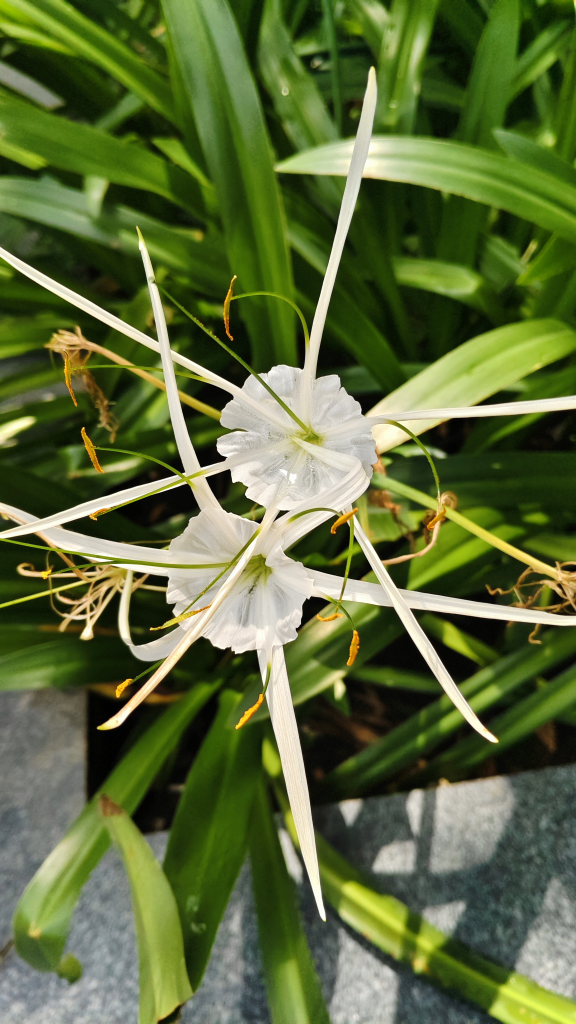
#> input picture image_quality_analyzer/image/img1.jpg, 2304 x 4096 px (shown at 1/4 size)
$ python -i main.py   (imports and definitions only)   (older library calls are emulated)
#> lines starting #> are read from the running program, lines starting #| are printed output that depends on the picture
#!/usr/bin/env python3
# -*- coding: utf-8 -*-
"""
Professional Image Quality Analyzer - Advanced Edition
=====================================================

A comprehensive image quality assessment tool with advanced pixel-level analysis.
Features state-of-the-art evaluation techniques for professional photography.

Usage:
    python main.py <image1_path> <image2_path>
    python main.py --analyze-single <image_path>

Advanced Features:
- Pixel-level noise analysis with SNR mapping
- Depth of field and bokeh quality assessment
- Object detection and background analysis
- Advanced color space evaluation (RGB, HSV, LAB)
- Texture and detail analysis with local binary patterns
- Professional composition analysis
- Multi-region exposure analysis
- Advanced sharpness metrics (Laplacian, Sobel, Tenengrad, Brenner)

Author: AI Assistant
Date: July 15, 2025
Version: 2.0.0 (Advanced Edition)
"""

import sys
import os
import argparse
import json
from datetime import datetime
from typing import Dict, Any, Optional, Tuple

# Only essential imports
# [9 lines not run here, left out]


# [775 lines that did not run here, left out]


def print_single_analysis(analysis: Dict[str, Any]):
    """Print single image analysis results"""
    info = analysis['image_info']
    camera = analysis['camera_info']
    metrics = analysis['advanced_metrics']
    scores = analysis['quality_scores']

    print(f"\n📊 ADVANCED ANALYSIS RESULTS")
    print("=" * 70)

    # Basic info
    print(f"📐 Image: {info['filename']}")
    print(f"📏 Size: {info['width']}x{info['height']} ({info['megapixels']} MP)")
    print(f"💾 File Size: {info['file_size_kb']} KB")
    print(f"📐 Aspect Ratio: {info['aspect_ratio']}")

    # Camera info
    if camera:
        print(f"\n📷 Camera Information:")
        for key, value in camera.items():
            if value and str(value) != "0" and str(value) != "0.0":
                print(f"   • {key.replace('_', ' ').title()}: {value}")

    # Advanced Quality Scores
    print(f"\n🏆 Advanced Quality Scores:")
    for category, score in scores.items():
        if category != 'overall':
            status = get_status_emoji(score)
            print(f"   • {category.replace('_', ' ').title()}: {score:.1f}/100 {status}")

    print(f"\n⭐ Overall Score: {scores['overall']:.1f}/100")
    print(f"🎯 Grade: {analysis['grade']}")

    # Detailed Metrics
    print(f"\n🔍 Detailed Analysis:")

    # Sharpness details
    sharpness = metrics['sharpness']
    print(f"   📐 Sharpness:")
    print(f"      • Laplacian Variance: {sharpness['laplacian_variance']:.1f}")
    print(f"      • Gradient Magnitude: {sharpness['gradient_mean']:.1f}")
    print(f"      • Focus Measure: {sharpness['focus_measure']:.1f}")

    # Noise details
    noise = metrics['noise']
    print(f"   🔊 Noise Analysis:")
    print(f"      • Pixel Noise Level: {noise['pixel_noise_mean']:.2f}")
    print(f"      • SNR Mean: {noise['snr_mean']:.1f} dB")
    print(f"      • Color Noise (R/G/B): {noise['color_noise']['red']:.1f}/{noise['color_noise']['green']:.1f}/{noise['color_noise']['blue']:.1f}")

    # Depth of field
    depth = metrics['depth_of_field']
    print(f"   🎯 Depth of Field:")
    print(f"      • Depth Separation: {depth['depth_separation']:.1f}")
    print(f"      • Bokeh Count: {depth['bokeh_count']}")
    print(f"      • Bokeh Quality: {depth['bokeh_quality']:.1f}")

    # Objects and background
    objects = metrics['objects_background']
    print(f"   🎭 Objects & Background:")
    print(f"      • Object Count: {objects['contour_count']}")
    print(f"      • Background Uniformity: {objects['background_uniformity']:.2f}")
    print(f"      • Object Complexity: {objects['object_complexity']:.2f}")

    # Color analysis
    color = metrics['color_analysis']
    print(f"   🎨 Color Analysis:")
    print(f"      • Color Temperature: {color['color_temperature']:.0f}K")
    print(f"      • White Balance Error: {color['white_balance_error']:.1f}")
    print(f"      • Saturation Uniformity: {color['saturation_uniformity']:.2f}")

    # Texture
    texture = metrics['texture']
    print(f"   🧩 Texture Analysis:")
    print(f"      • Texture Energy: {texture['texture_energy']:.1f}")
    print(f"      • Edge Density: {texture['edge_density_mean']:.4f}")

    # Exposure
    exposure = metrics['exposure']
    print(f"   💡 Exposure Analysis:")
    print(f"      • Shadows/Midtones/Highlights: {exposure['shadows']:.2f}/{exposure['midtones']:.2f}/{exposure['highlights']:.2f}")
    print(f"      • Dynamic Range: {exposure['dynamic_range']:.1f}")
    print(f"      • Clipping (Under/Over): {exposure['underexposed']:.3f}/{exposure['overexposed']:.3f}")

    # Composition
    composition = metrics['composition']
    print(f"   🎨 Composition:")
    print(f"      • Rule of Thirds Balance: {composition['thirds_balance']:.2f}")
    print(f"      • Center Emphasis: {composition['center_emphasis']:.1f}")
    print(f"      • Leading Lines: {composition['line_count']}")


def print_comparison_results(comparison: Dict[str, Any]):
    """Print comparison results"""
    analysis1 = comparison['image1']
    analysis2 = comparison['image2']
    comp_result = comparison['comparison']

    img1_name = analysis1['image_info']['filename']
    img2_name = analysis2['image_info']['filename']

    print(f"\n🥊 COMPARISON RESULTS")
    print("=" * 60)

    print(f"📸 Image 1: {img1_name}")
    print(f"📸 Image 2: {img2_name}")

    # Overall scores
    score1 = analysis1['quality_scores']['overall']
    score2 = analysis2['quality_scores']['overall']

    print(f"\n🏆 Overall Scores:")
    print(f"   {img1_name}: {score1:.1f}/100")
    print(f"   {img2_name}: {score2:.1f}/100")

    # Winner
    winner = comp_result['winner']
    margin = comp_result['margin']
    significance = comp_result['significance']

    if winner == 1:
        winner_name = img1_name
    elif winner == 2:
        winner_name = img2_name
    else:
        winner_name = "Tie"

    print(f"\n🥇 Winner: {winner_name}")
    if margin > 0:
        print(f"📊 Margin: {margin:.1f} points ({significance})")

    # Category breakdown
    print(f"\n📊 Category Breakdown:")
    for category, data in comp_result['category_comparison'].items():
        winner_cat = data['winner']
        diff = data['difference']

        if winner_cat == 1:
            winner_text = f"{img1_name} wins"
        elif winner_cat == 2:
            winner_text = f"{img2_name} wins"
        else:
            winner_text = "Tie"

        print(f"   • {category.title()}: {winner_text} ({diff:+.1f})")


def get_status_emoji(score: float) -> str:
    """Get emoji status based on score"""
    if score >= 90:
        return "🟢"
    elif score >= 80:
        return "🔵"
    elif score >= 70:
        return "🟡"
    elif score >= 60:
        return "🟠"
    else:
        return "🔴"


def save_analysis_json(analysis: Dict[str, Any], output_path: str):
    """Save analysis to JSON file"""
    try:
        with open(output_path, 'w', encoding='utf-8') as f:
            json.dump(analysis, f, indent=2, ensure_ascii=False)
        print(f"💾 Analysis saved to: {output_path}")
    except Exception as e:
        print(f"❌ Error saving JSON: {e}")


def main():
    """Main application entry point"""
    parser = argparse.ArgumentParser(
        description='Professional Image Quality Analyzer v2.0.0 (Simplified)',
        formatter_class=argparse.RawDescriptionHelpFormatter,
        epilog="""
Examples:
  python main.py image1.jpg image2.jpg
  python main.py --analyze-single image.jpg
  python main.py --save-json image1.jpg image2.jpg
        """
    )

    parser.add_argument('images', nargs='*', help='Image paths (1 or 2 images)')
    parser.add_argument('--analyze-single', '-s', metavar='IMAGE',
                       help='Analyze a single image')
    parser.add_argument('--save-json', '-j', action='store_true',
                       help='Save analysis results to JSON files')
    parser.add_argument('--version', '-v', action='version', version='2.0.0')

    args = parser.parse_args()

    # Print header
    print("=" * 80)
    print("🖼️  PROFESSIONAL IMAGE QUALITY ANALYZER v2.0.0 (ADVANCED)")
    print("=" * 80)
    print("Advanced pixel-level analysis with professional metrics")
    print("Features: Sharpness, Noise, Depth, Objects, Color, Texture, Exposure")
    print("=" * 80)

    # Initialize analyzer
    analyzer = SimpleImageAnalyzer()

    # Handle single image analysis
    if args.analyze_single:
        analysis = analyzer.analyze_image(args.analyze_single)
        if analysis:
            print_single_analysis(analysis)

            if args.save_json:
                json_path = f"{os.path.splitext(args.analyze_single)[0]}_analysis.json"
                save_analysis_json(analysis, json_path)
        return 0

    # Handle image arguments
    if len(args.images) == 1:
        # Single image analysis
        analysis = analyzer.analyze_image(args.images[0])
        if analysis:
            print_single_analysis(analysis)

            if args.save_json:
                json_path = f"{os.path.splitext(args.images[0])[0]}_analysis.json"
                save_analysis_json(analysis, json_path)

    elif len(args.images) == 2:
        # Two image comparison
        comparison = analyzer.compare_images(args.images[0], args.images[1])
        if comparison:
            print_comparison_results(comparison)

            if args.save_json:
                json_path = f"comparison_{datetime.now().strftime('%Y%m%d_%H%M%S')}.json"
                save_analysis_json(comparison, json_path)

    else:
        # No valid arguments
        print("❌ Please provide 1 or 2 image paths")
        print("\nUsage:")
        print("  python main.py image1.jpg image2.jpg")
        print("  python main.py --analyze-single image.jpg")
        print("  python main.py --help")
        return 1

    return 0


# [11 lines not run here, left out]

>>> import cv2
>>> picture = cv2.imread('image/img1.jpg', cv2.IMREAD_GRAYSCALE)
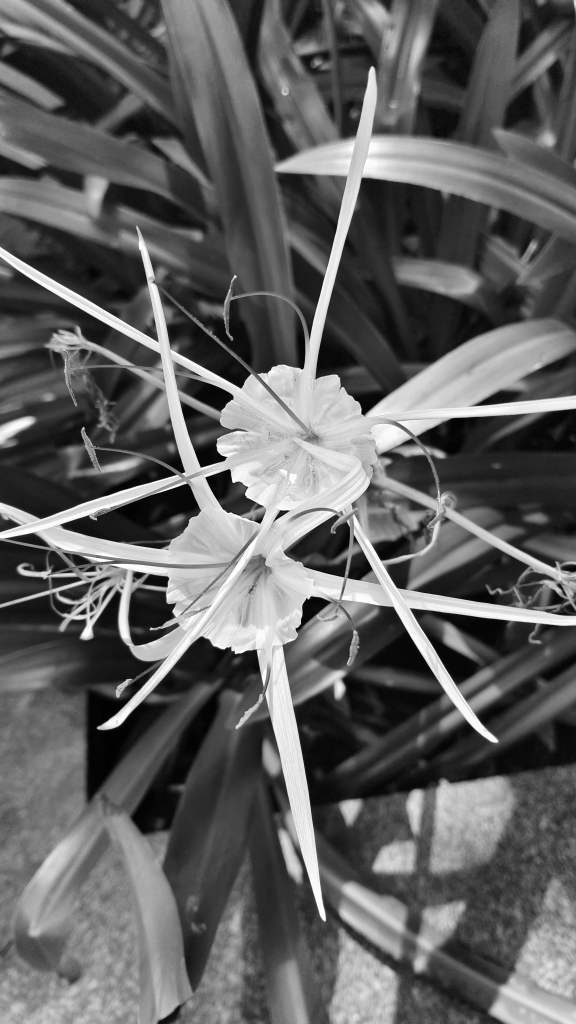
#> picture: shape (4096, 2304) (shown at 1/4 size); min 0, max 255, mean 96.9
#> (the run stopped early here; a loop or call above may not have finished)
